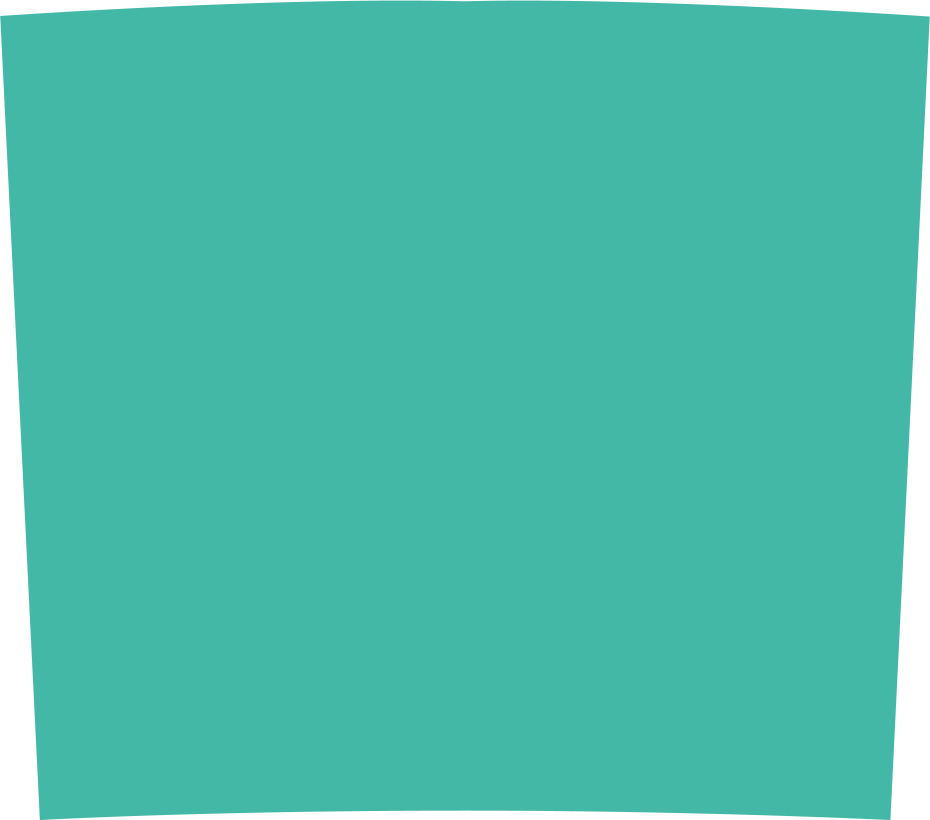
#> input picture img-resizer/tapered_template-20-oz.png, 2790 x 2460 px, given in place of out.png, which was not available (shown at 1/3 size); the run also reads 1 picture not shown here
$ python tumblers.py
#> lines starting #> are read from the running program, lines starting #| are printed output that depends on the picture; pictures that were not available may be replaced by others from this repository, and a replacement may not be noted
#> the answer given: .
#> the answer given: out.png
from PIL import Image
import os

def process_images(width, height, oz_suffix):
#> called with width = 2790, height = 2460, oz_suffix = '20-oz'
    for file in os.listdir(source_folder):
        if file.endswith((".png", ".jpg", ".jpeg")):
            source_file = os.path.join(source_folder, file)
            source_image = Image.open(source_file)
#> source_image is the input picture: PIL image 2790x2460 RGBA; mean R, G, B, A 63.4, 174, 157, 240.7

            file_name = file.replace("_source-4x.png", "")

            source_image_ratio = source_image.width / source_image.height
#> source_image_ratio = 1.13
            target_ratio = width / height

            if source_image_ratio < target_ratio:
                new_width = width
                new_height = int(width / source_image_ratio)
            else:
                new_width = int(height * source_image_ratio)
#> new_width = 2789
                new_height = height

            source_image_resized = source_image.resize((new_width, new_height), Image.LANCZOS)

            # STRAIGHT Skinny Tumbler
            straight_image = Image.new("RGB", (width, height), (255, 255, 255))
#> straight_image: PIL image 2790x2460 RGB; every value is 255
            straight_position = (
                (straight_image.width - source_image_resized.width) // 2,
                (straight_image.height - source_image_resized.height) // 2,
            )
#> straight_position = (0, 0)
            straight_image.paste(source_image_resized, straight_position)
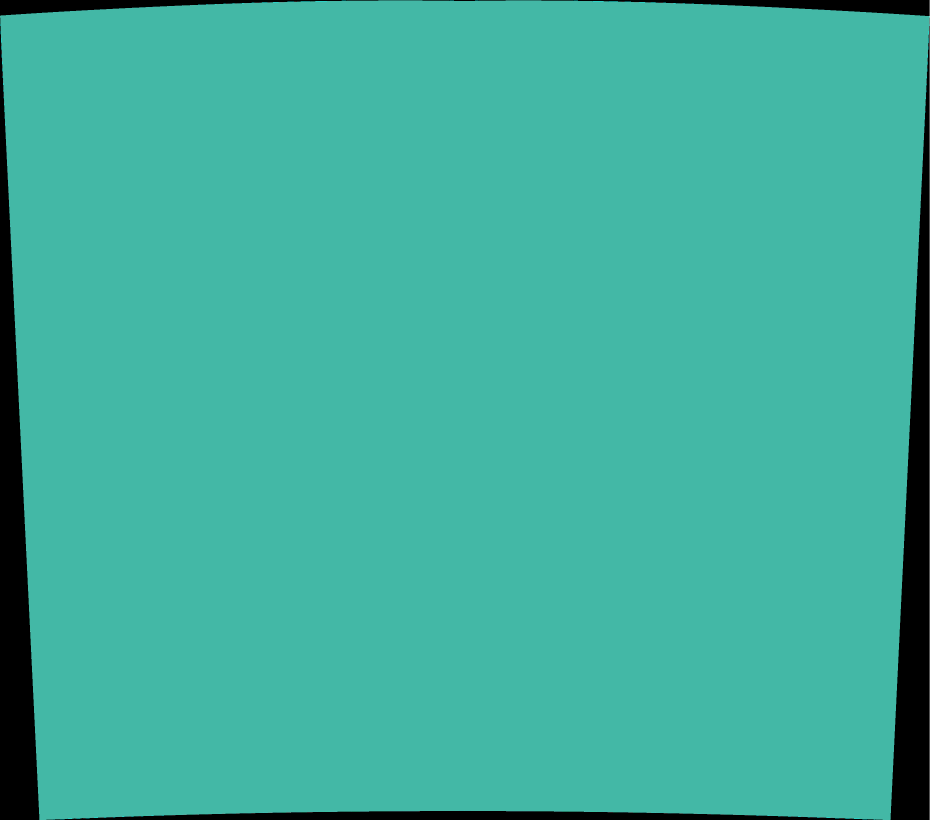
#> straight_image: PIL image 2790x2460 RGB (shown at 1/3 size); mean R, G, B 63.4, 174.1, 157
            straight_image.info["dpi"] = (300, 300)
            straight_image.save(os.path.join(output_folder, f"{file_name}_STRAIGHT-Skinny-Tumbler_{oz_suffix}.png"))

            # TAPERED Skinny Tumbler
            tapered_template = Image.open(f"tapered_template-{oz_suffix}.png").convert("RGBA")
            mask = tapered_template.split()[3]
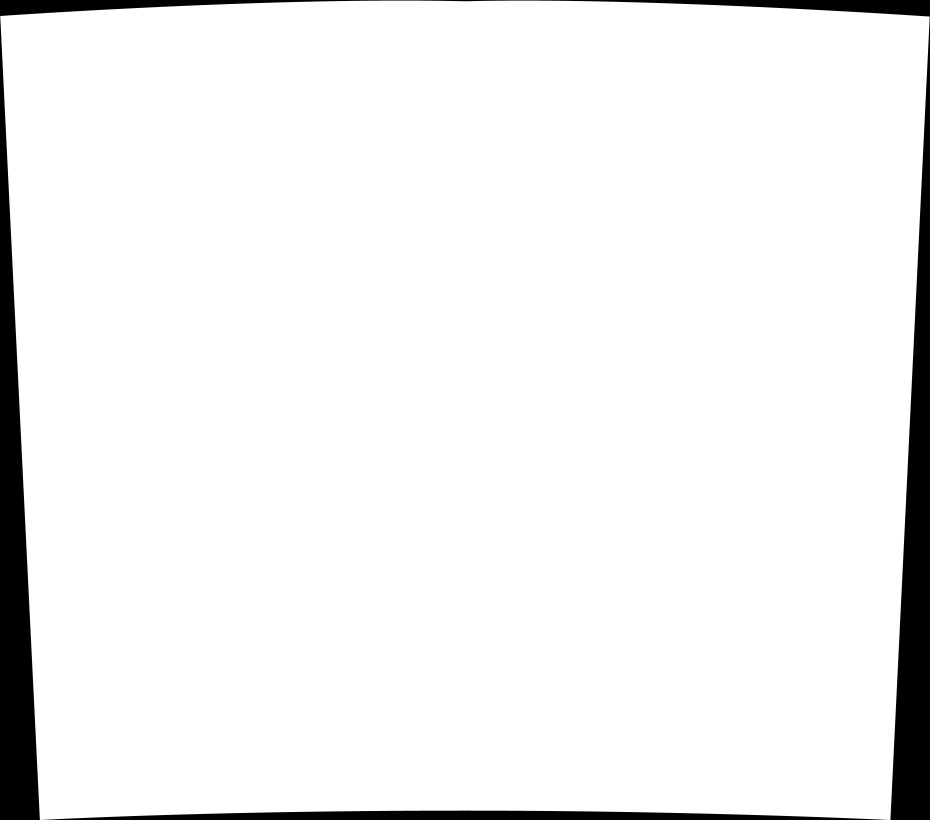
#> mask: PIL image 2790x2460 L (shown at 1/3 size); min 0, max 255, mean 240.7
            tapered_image = Image.composite(straight_image.convert("RGBA"), tapered_template, mask)
#> pass 3 of the loop in process_images, `for file in os.listdir(source_folder):`:
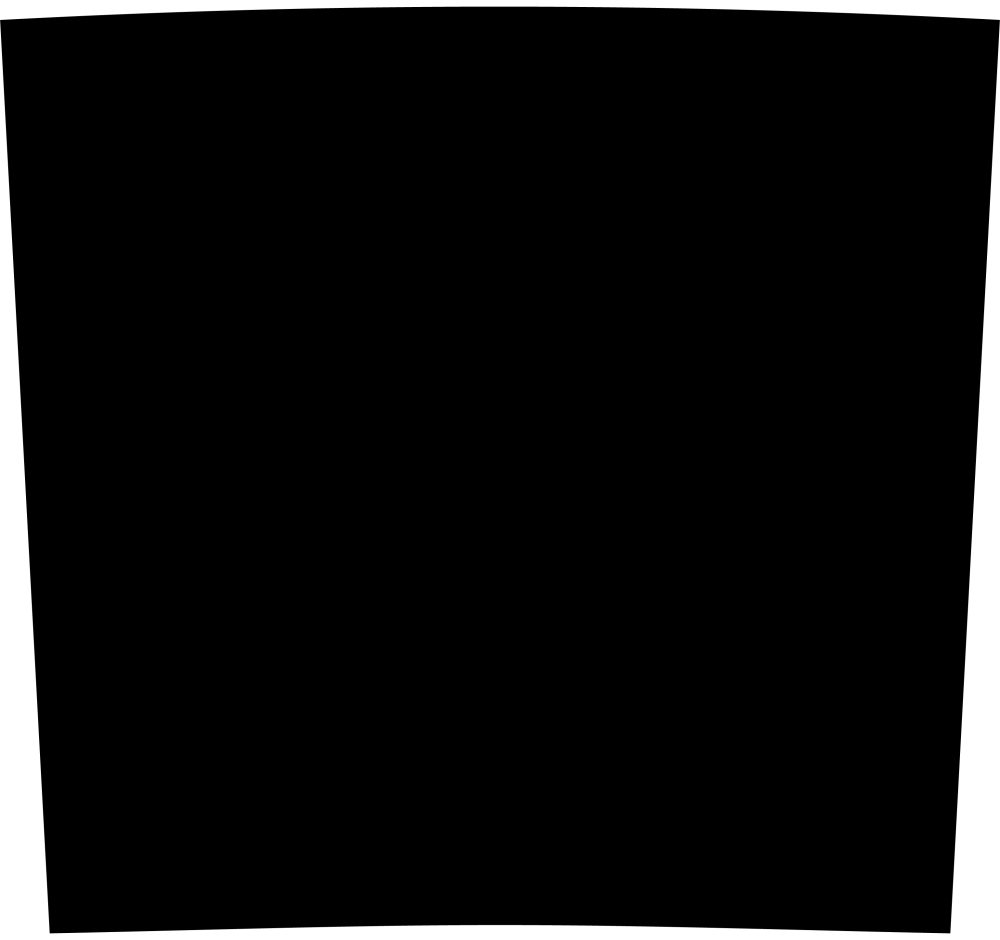
#> input picture img-resizer/tapered_template-30-oz.png, 3000 x 2820 px (shown at 1/3 size)
#> in process_images, source_image is the input picture: PIL image 3000x2820 LA; mean R, G, B, A 0, 0, 0, 236.7
#> source_image_resized: PIL image 2790x2622 LA
#> in process_images, `tapered_image = Image.composite(straight_image.convert("RGBA"), tapere..`:
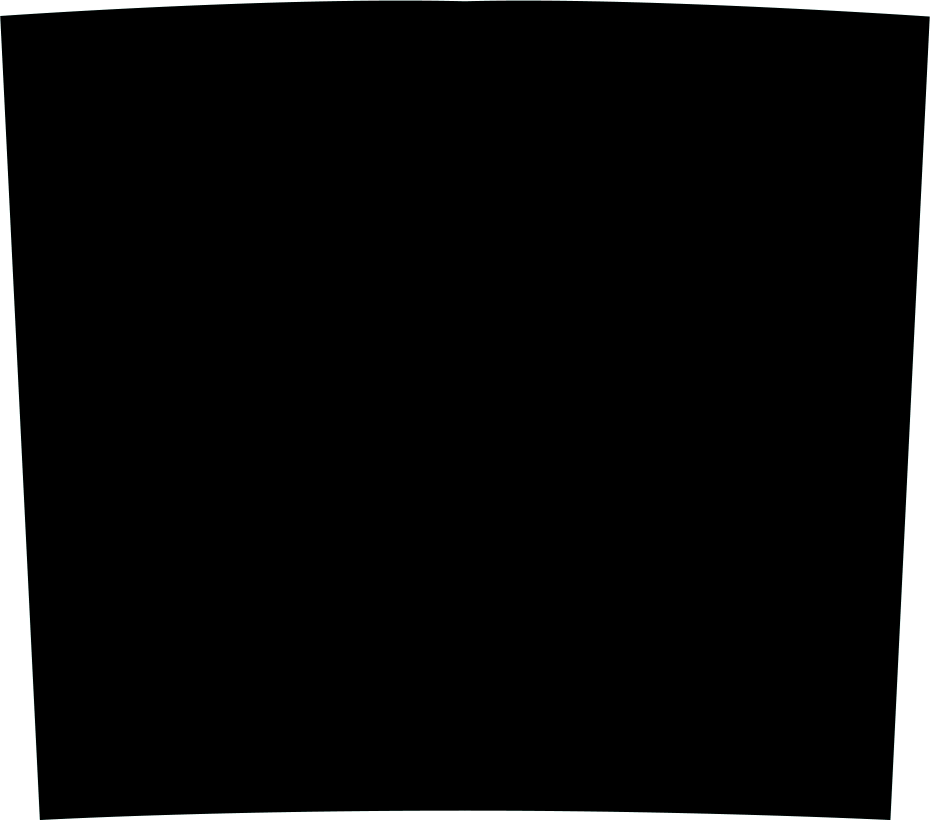
#> tapered_image: PIL image 2790x2460 RGBA (shown at 1/3 size); mean R, G, B, A 0.1, 0.3, 0.3, 240.8; transparent parts drawn white
#> the loop made 4 passes; the first 3 are shown
            tapered_image.info["dpi"] = (300, 300)
            tapered_image.save(os.path.join(output_folder, f"{file_name}_TAPERED-Skinny-Tumbler_{oz_suffix}.png"))

            # Upscale source file to 300 DPI
            source_image_upscaled = source_image.copy()
            source_image_upscaled.info["dpi"] = (300, 300)
            source_image_upscaled.save(os.path.join(output_folder, f"{file_name}_square-pattern_4096x4096.png"))

print("Welcome to the Skinny Tumbler Image Processor!")

source_folder = input("Please enter the path to the source folder: ").strip()
output_folder = input("Please enter the path to the output folder: ").strip()

if not os.path.exists(output_folder):
    os.makedirs(output_folder)

print("Processing images...")

# Process 20 oz images
process_images(2790, 2460, "20-oz")

# Process 30 oz images
process_images(3000, 2820, "30-oz")
#> call 2 of process_images, with width = 3000, height = 2820, oz_suffix = '30-oz'
#> in process_images (call 2), `straight_image = Image.new("RGB", (width, height), (255, 255, 255))`: straight_image: PIL image 3000x2820 RGB; every value is 255
#> in process_images (call 2), `straight_image.paste(source_image_resized, straight_position)`:
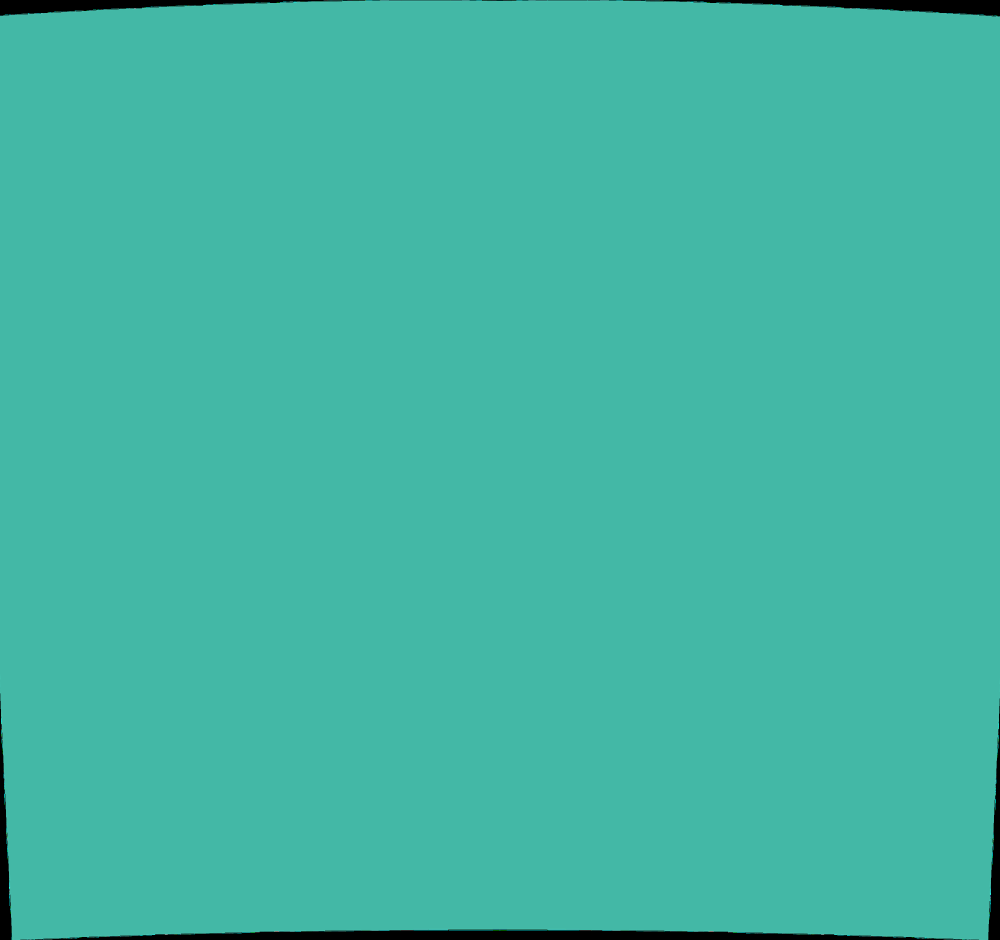
#> straight_image: PIL image 3000x2820 RGB (shown at 1/3 size); mean R, G, B 66, 181.2, 163.5
#> in process_images (call 2), `mask = tapered_template.split()[3]`:
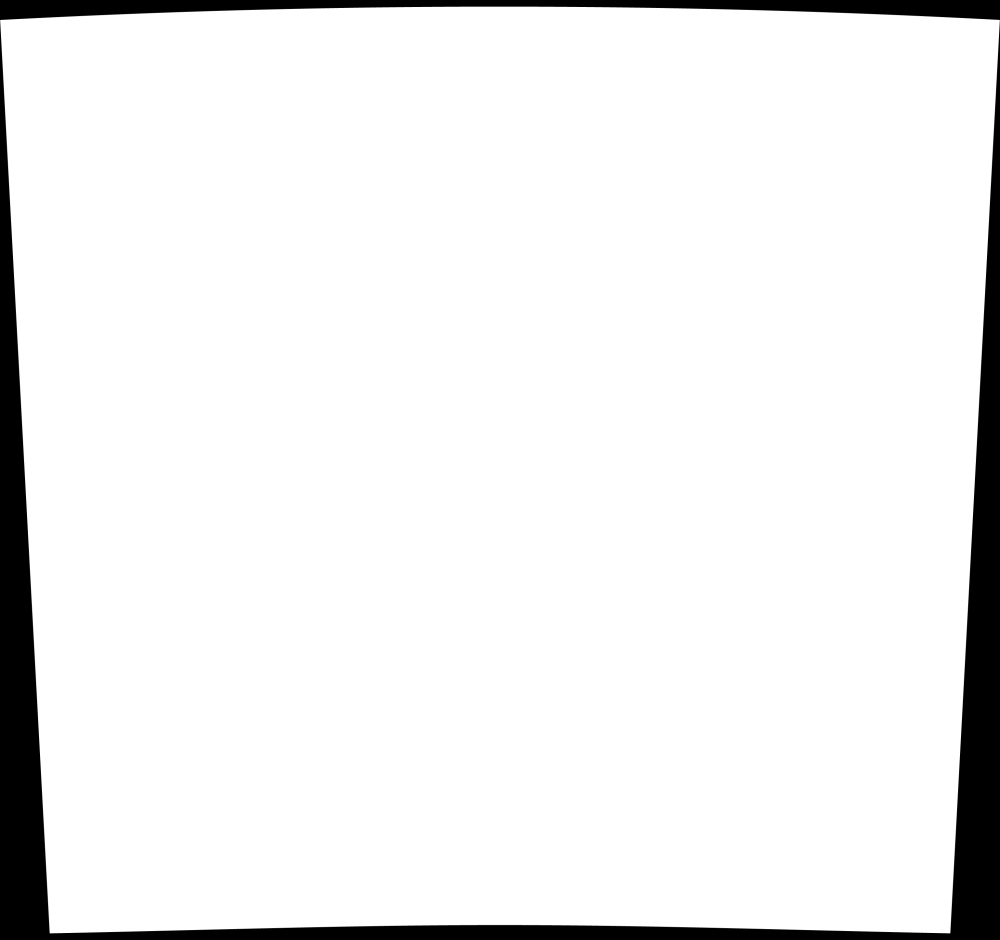
#> mask: PIL image 3000x2820 L (shown at 1/3 size); min 0, max 255, mean 236.7
#> in process_images (call 2), `tapered_image = Image.composite(straight_image.convert("RGBA"), tapere..`:
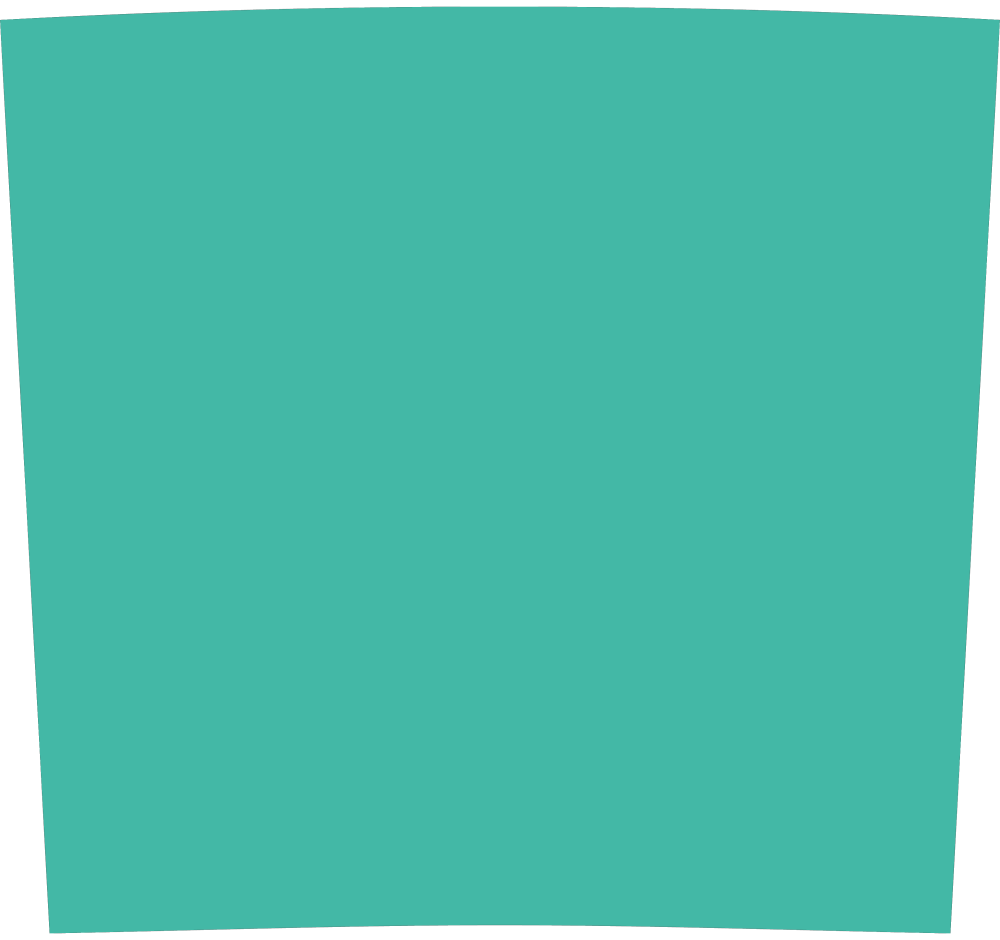
#> tapered_image: PIL image 3000x2820 RGBA (shown at 1/3 size); mean R, G, B, A 62.2, 170.8, 154.1, 236.7; transparent parts drawn white
#> pass 3 of the loop in process_images, `for file in os.listdir(source_folder):`:
#> the loop made 4 passes; the first 3 are shown

print("Image processing complete!")
